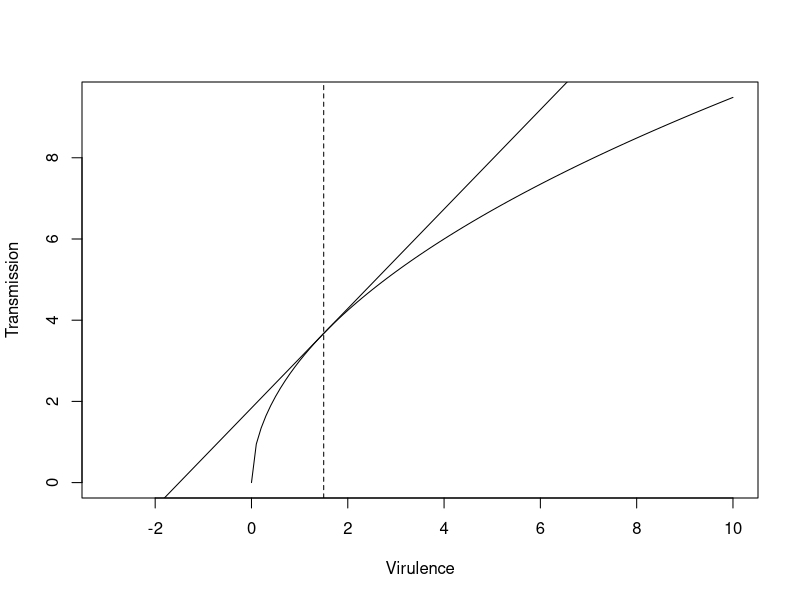

Source code (R):
## ---- chunk 1
c=3; m=1.5
curve(c*sqrt(x),from=0,to=10,xlim=c(-3,10),
      xlab="Virulence",ylab="Transmission")
tmpfun = function(x) {c/(2*sqrt(x))-c*sqrt(x)/(m+x)}
u1 = uniroot(tmpfun,lower=0,upper=10)
abline(a=c*sqrt(m)/2,b=c/(2*sqrt(m)))
abline(v=m,lty=2)
